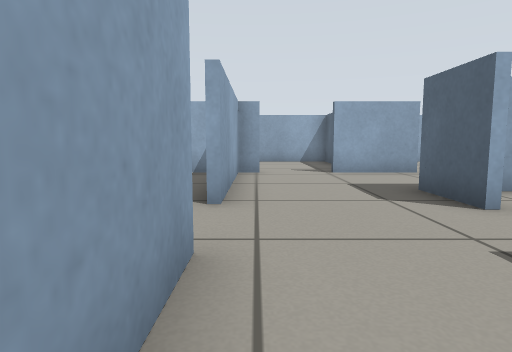
view 1 (above)

24 first-person views from a walk through a world built for the Gazebo simulator. The camera is 0.45 m above the floor, tilts 6° down and sees 75° across. The floor is counted in squares, 0.5 m on a side. Each view is taken from the middle of a square. On the plan, view 1 faces up. The plan holds only what a view shows up to about 12 squares ahead; the rest is blank.

view 2
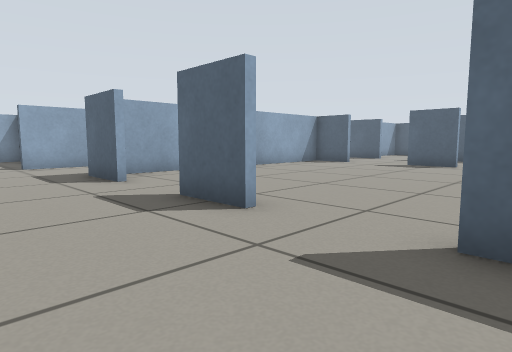

view 3
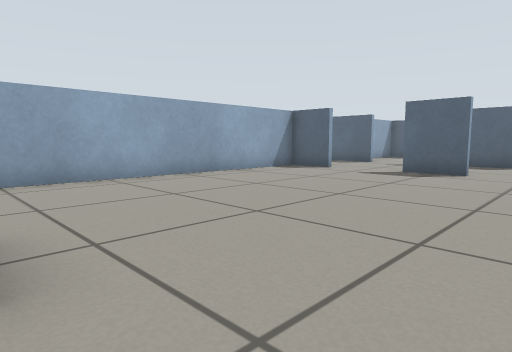

view 4
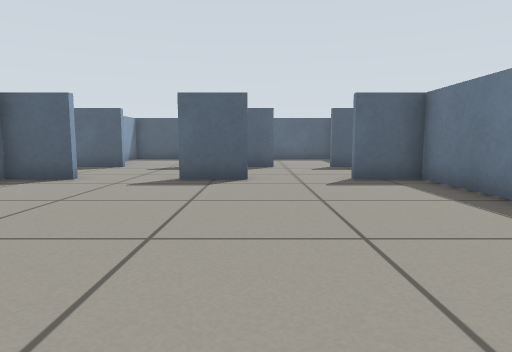

view 5
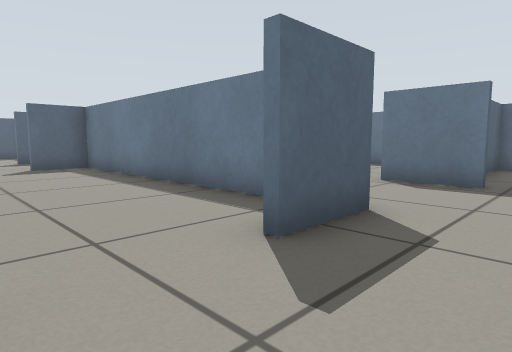

view 6
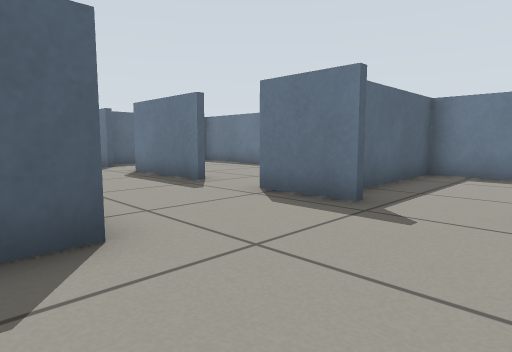

view 7
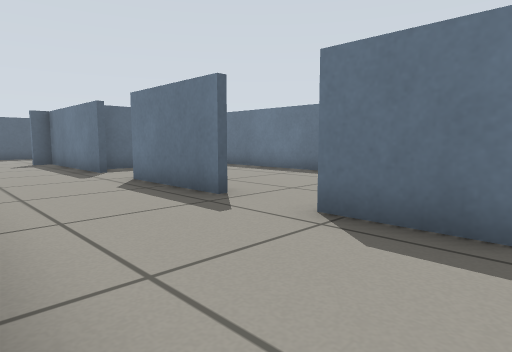

view 8
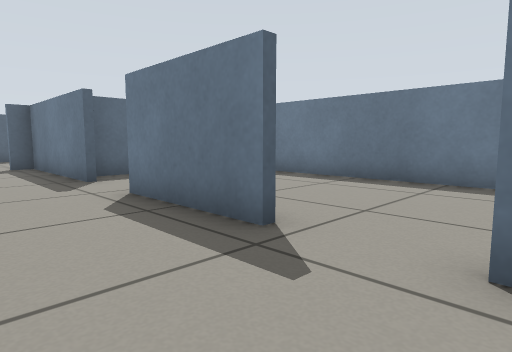

view 9
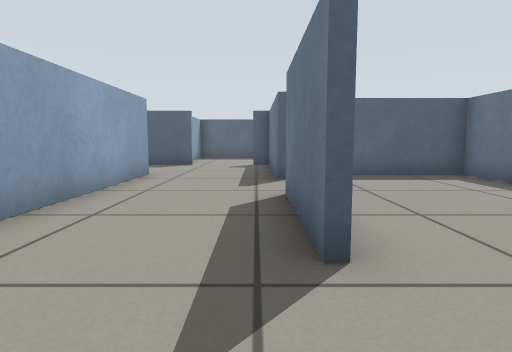

view 10
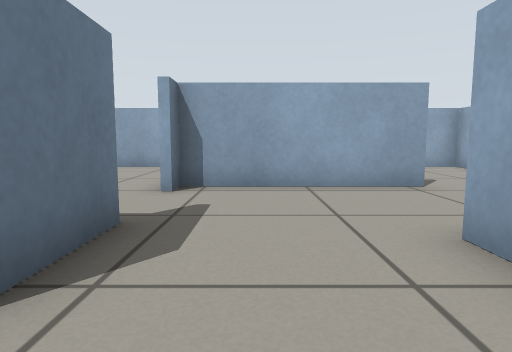

view 11
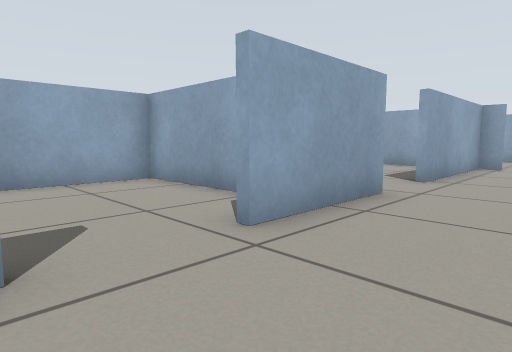

view 12
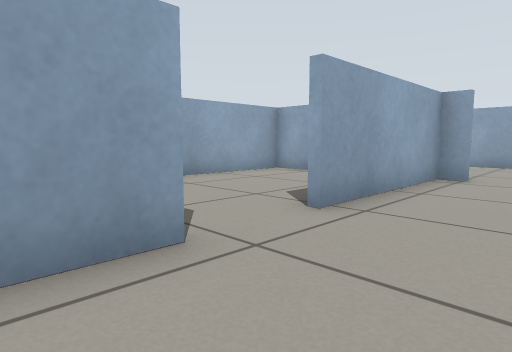

view 13
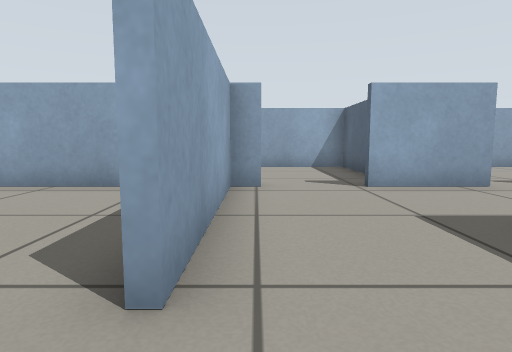

view 14
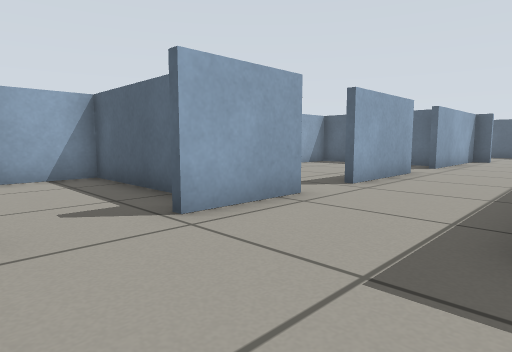

view 15
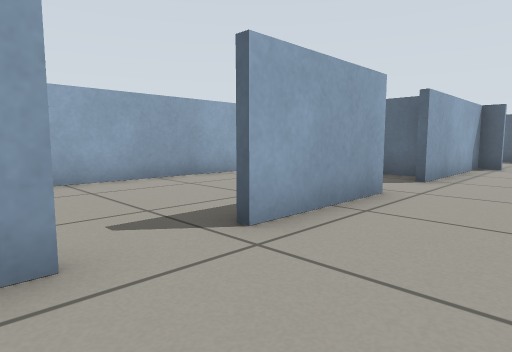

view 16
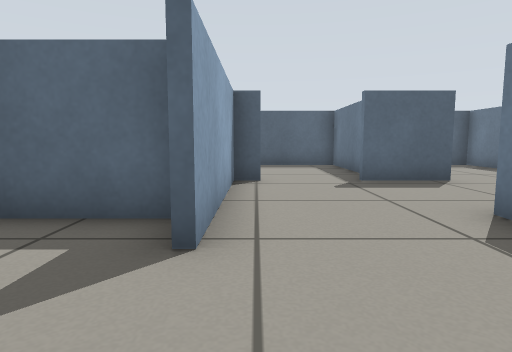

view 17
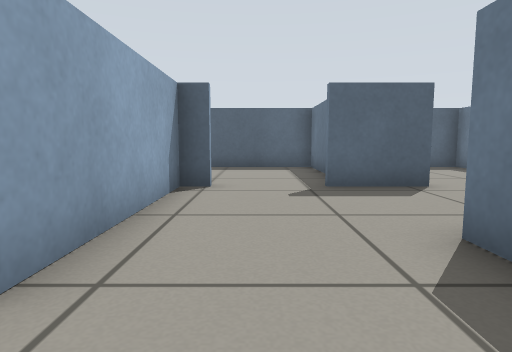

view 18
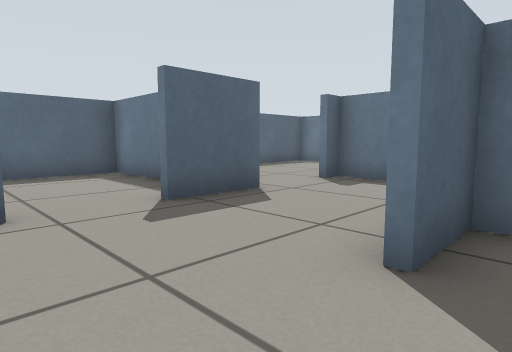

view 19
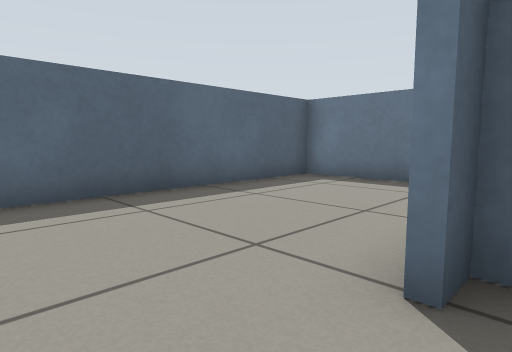

view 20
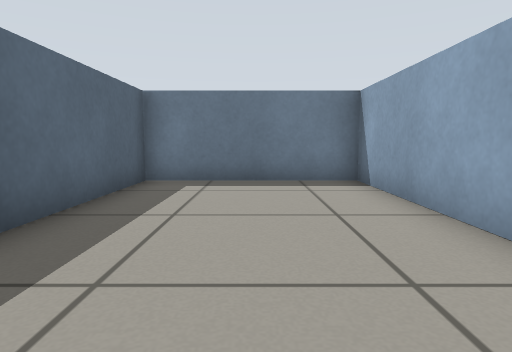

view 21
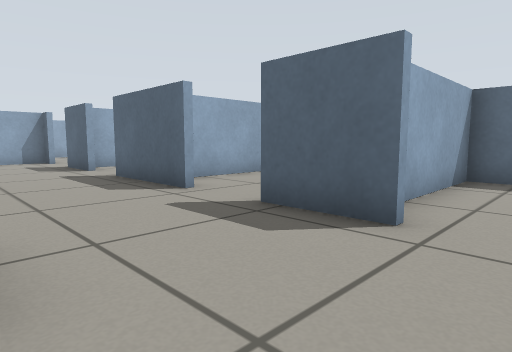

view 22
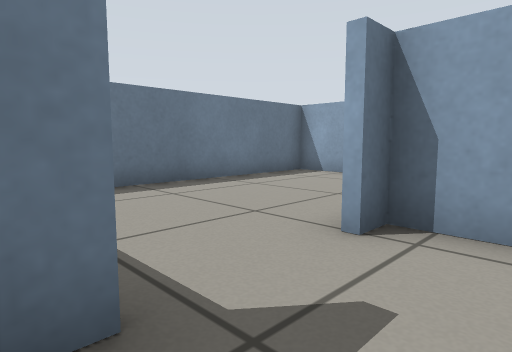

view 23
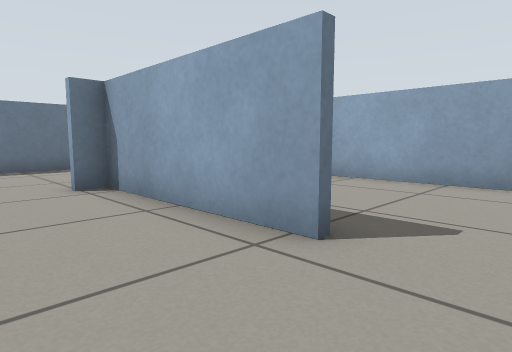

view 24
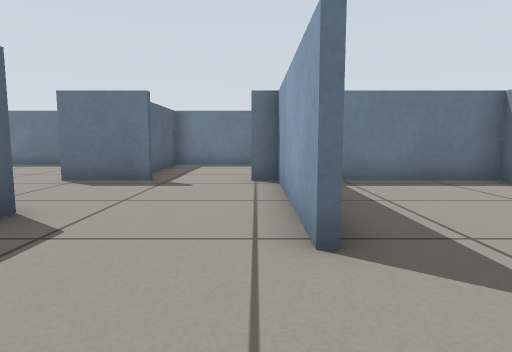

### Floor plan
Points are (right, up) in squares from view 1. A wall is a line through its corners. A room is listed if a view was taken in it or the views show most of it. See-through windows are left out.
Room 1 (views 1, 2, 3, 4, 5, 6, 7, 8, 9, 10, 11, 12, 13, 14, 15, 16, 17, 18, 19, 21, 22, 23, 24)
walls: (12.8, 0.1) (12.8, 1.9); (3, 0.1) (3, 1.9); (12.8, 4.3) (12.8, 5.9) (3.9, 5.9); (3, 4.2) (3, 6.1); (4.6, -3.9) (12.8, -3.9) (12.8, -2.2); (3.6, -4.1) (3, -4.1) (3, -2.2); (12.4, 6.1) (13, 6.1); (13, -4.1) (7.6, -4.1); (-0.5, 2.6) (-0.5, -0.6); (6.4, -7.5) (9.6, -7.5); (9.6, 9.5) (6.4, 9.5); (16.5, -0.6) (16.5, 2.6); (4.6, 9.5) (2.1, 9.5); (16.5, 4.5) (16.5, 6.6); (-0.5, -2.6) (-0.5, -7.5) (0.1, -7.5); (11.6, -7.5) (16.5, -7.5) (16.5, -6.9); (12.8, 9.9) (12.8, 12); (2.4, -7.5) (4.5, -7.5); (16.5, -4.6) (16.5, -2.5); (0.1, 9.5) (-0.5, 9.5) (-0.5, 4.6); (16.5, 8.9) (16.5, 9.5) (11.6, 9.5); (10.8, 14.5) (5.8, 14.5); (5.1, -12.5) (12.8, -12.5) (12.8, -8)
ways out: opening at (17, -5.5) to room 2; opening at (-1, -1.5) to room 3; opening at (1.5, -8) to room 4; opening at (-1, 3.5) to room 5; opening at (17, -1.5) to room 6; opening at (1.5, 10); opening at (17, 3.5); opening at (17, 7.5)
Room 2 (view 20)
walls: (16.7, -7.9) (16.7, -12.5) (21.5, -12.5) (21.5, -3.9); (21.6, -4.1) (18, -4.1)
ways out: opening at (17, -5.5) to room 1
Room 3 (no view inside)
walls: (-2.4, 0.9) (-5.5, 0.9) (-5.5, -7.5) (-1.9, -7.5)
ways out: opening at (-1, -1.5) to room 1
Room 4 (no view inside)
walls: (-5.5, -9.2) (-5.5, -12.5) (3, -12.5) (3, -8.9)
ways out: opening at (1.5, -8) to room 1
Room 5 (no view inside)
walls: (-1.4, 9.5) (-5.5, 9.5) (-5.5, 5.8)
ways out: opening at (-1, 3.5) to room 1
Room 6 (no view inside)
walls: (20.1, 0.9) (17.6, 0.9); (19, -3.9) (21.5, -3.9) (21.5, -1.2)
ways out: opening at (17, -1.5) to room 1

Positions as (right, up) in squares from view 1, and headings:
1: (0, 0), facing up
2: (0, -3), facing up-right
3: (3, -2), facing up-right
4: (5, 0), facing right
5: (1, 0), facing down-right
6: (0, -3), facing down-right
7: (2, -4), facing down-right
8: (4, -5), facing down-right
9: (4, -7), facing right
10: (6, -6), facing left
11: (2, -3), facing up-left
12: (2, 1), facing up-left
13: (0, 3), facing up
14: (0, 6), facing up-right
15: (4, 7), facing up-right
16: (9, 9), facing right
17: (10, 8), facing right
18: (12, 0), facing down-right
19: (16, -5), facing down-right
20: (19, -5), facing down
21: (13, -6), facing up-right
22: (3, -6), facing down-left
23: (2, -1), facing down-left
24: (0, 0), facing down
